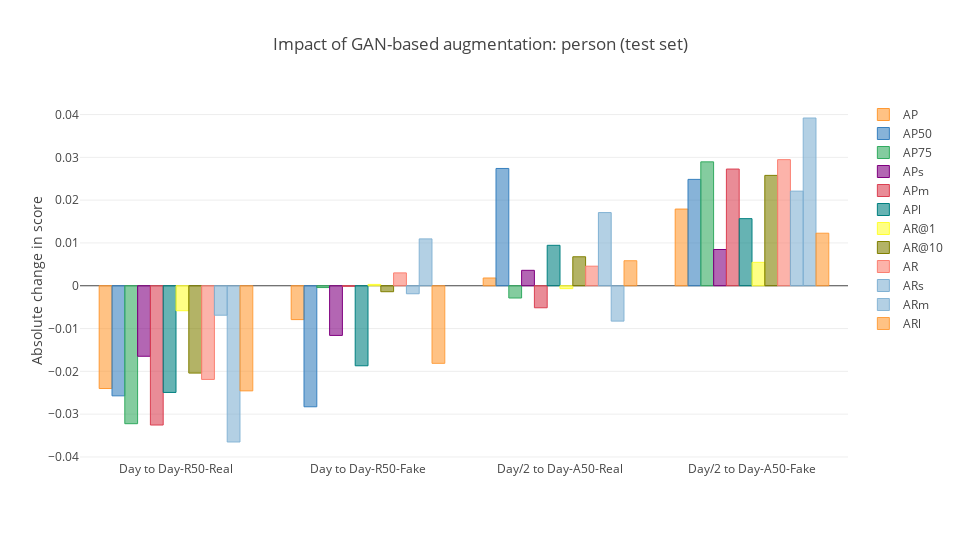

The cell this chart's notebook holds for it:
### Code cell
cf.go_offline(connected = True)
config = {
    "modeBarButtonsToRemove": ["sendDataToCloud"],
    "displaylogo": False
}
layout = {
    "title": plot_title,
    "yaxis": {
        "title": "Absolute change in score"
    },
    "width": 960,
    "height": 540
}
fig = df_combined.iplot(kind = "bar", y = ["AP", "AP50", "AP75", "APs", "APm", "APl", "AR@1", "AR@10", "AR", "ARs", "ARm", "ARl"], layout = layout, asFigure = True)
py.offline.iplot(fig, show_link = False, config = config)

### Figure 1 — Plotly figure (JSON) as saved in the notebook; plotly's stock layout.template omitted (floating-point values rounded to 4 significant figures)
{"data": [{"marker": {"color": "rgba(255, 153, 51, 0.6)", "line": {"color": "rgba(255, 153, 51, 1.0)", "width": 1}}, "name": "AP", "orientation": "v", "text": "", "type": "bar", "uid": "586eef68-8a1b-4fe2-af60-65e652b2b48c", "x": ["Day to Day-R50-Real", "Day to Day-R50-Fake", "Day/2 to Day-A50-Real", "Day/2 to Day-A50-Fake"], "y": [-0.02401, -0.007906, 0.001812, 0.01792]}, {"marker": {"color": "rgba(55, 128, 191, 0.6)", "line": {"color": "rgba(55, 128, 191, 1.0)", "width": 1}}, "name": "AP50", "orientation": "v", "text": "", "type": "bar", "uid": "b3e71701-5e97-4212-99fc-218860702f70", "x": ["Day to Day-R50-Real", "Day to Day-R50-Fake", "Day/2 to Day-A50-Real", "Day/2 to Day-A50-Fake"], "y": [-0.02572, -0.02827, 0.0274, 0.02485]}, {"marker": {"color": "rgba(50, 171, 96, 0.6)", "line": {"color": "rgba(50, 171, 96, 1.0)", "width": 1}}, "name": "AP75", "orientation": "v", "text": "", "type": "bar", "uid": "01a6a2a8-9cd4-46f1-b4df-c1e891860342", "x": ["Day to Day-R50-Real", "Day to Day-R50-Fake", "Day/2 to Day-A50-Real", "Day/2 to Day-A50-Fake"], "y": [-0.03223, -0.0004195, -0.002861, 0.02895]}, {"marker": {"color": "rgba(128, 0, 128, 0.6)", "line": {"color": "rgba(128, 0, 128, 1.0)", "width": 1}}, "name": "APs", "orientation": "v", "text": "", "type": "bar", "uid": "3962de0d-fef8-4f12-8278-ece6bf79895d", "x": ["Day to Day-R50-Real", "Day to Day-R50-Fake", "Day/2 to Day-A50-Real", "Day/2 to Day-A50-Fake"], "y": [-0.01647, -0.0116, 0.003606, 0.008473]}, {"marker": {"color": "rgba(219, 64, 82, 0.6)", "line": {"color": "rgba(219, 64, 82, 1.0)", "width": 1}}, "name": "APm", "orientation": "v", "text": "", "type": "bar", "uid": "3b9e8351-eb49-4a7e-bca0-e2570168b1b3", "x": ["Day to Day-R50-Real", "Day to Day-R50-Fake", "Day/2 to Day-A50-Real", "Day/2 to Day-A50-Fake"], "y": [-0.03254, -0.0001266, -0.005146, 0.02727]}, {"marker": {"color": "rgba(0, 128, 128, 0.6)", "line": {"color": "rgba(0, 128, 128, 1.0)", "width": 1}}, "name": "APl", "orientation": "v", "text": "", "type": "bar", "uid": "62a23a9a-2f90-4843-8393-32e0cc5726f4", "x": ["Day to Day-R50-Real", "Day to Day-R50-Fake", "Day/2 to Day-A50-Real", "Day/2 to Day-A50-Fake"], "y": [-0.02492, -0.0187, 0.009452, 0.01568]}, {"marker": {"color": "rgba(255, 255, 51, 0.6)", "line": {"color": "rgba(255, 255, 51, 1.0)", "width": 1}}, "name": "AR@1", "orientation": "v", "text": "", "type": "bar", "uid": "01581072-dc22-4815-971d-4e77f4189fea", "x": ["Day to Day-R50-Real", "Day to Day-R50-Fake", "Day/2 to Day-A50-Real", "Day/2 to Day-A50-Fake"], "y": [-0.00583, 0.0003139, -0.0006726, 0.005471]}, {"marker": {"color": "rgba(128, 128, 0, 0.6)", "line": {"color": "rgba(128, 128, 0, 1.0)", "width": 1}}, "name": "AR@10", "orientation": "v", "text": "", "type": "bar", "uid": "031ed48d-b54e-4725-8d0b-c205eabe39e4", "x": ["Day to Day-R50-Real", "Day to Day-R50-Fake", "Day/2 to Day-A50-Real", "Day/2 to Day-A50-Fake"], "y": [-0.0204, -0.00139, 0.006771, 0.02578]}, {"marker": {"color": "rgba(251, 128, 114, 0.6)", "line": {"color": "rgba(251, 128, 114, 1.0)", "width": 1}}, "name": "AR", "orientation": "v", "text": "", "type": "bar", "uid": "2b1dc3f3-b5fe-4ccb-b1e2-dc6b2bf3a2d3", "x": ["Day to Day-R50-Real", "Day to Day-R50-Fake", "Day/2 to Day-A50-Real", "Day/2 to Day-A50-Fake"], "y": [-0.02188, 0.003004, 0.004574, 0.02946]}, {"marker": {"color": "rgba(128, 177, 211, 0.6)", "line": {"color": "rgba(128, 177, 211, 1.0)", "width": 1}}, "name": "ARs", "orientation": "v", "text": "", "type": "bar", "uid": "c9a208b9-71dc-43f0-954b-461df04ad371", "x": ["Day to Day-R50-Real", "Day to Day-R50-Fake", "Day/2 to Day-A50-Real", "Day/2 to Day-A50-Fake"], "y": [-0.006876, -0.001866, 0.01709, 0.0221]}, {"marker": {"color": "rgba(128, 177, 211, 0.6)", "line": {"color": "rgba(128, 177, 211, 0.8999999999999999)", "width": 1}}, "name": "ARm", "orientation": "v", "text": "", "type": "bar", "uid": "55589742-68fc-4011-a302-c47691013167", "x": ["Day to Day-R50-Real", "Day to Day-R50-Fake", "Day/2 to Day-A50-Real", "Day/2 to Day-A50-Fake"], "y": [-0.0365, 0.01095, -0.008261, 0.03919]}, {"marker": {"color": "rgba(255, 153, 51, 0.6)", "line": {"color": "rgba(255, 153, 51, 0.8999999999999999)", "width": 1}}, "name": "ARl", "orientation": "v", "text": "", "type": "bar", "uid": "b0714d94-0ce2-4395-beef-0742b6b3e7cb", "x": ["Day to Day-R50-Real", "Day to Day-R50-Fake", "Day/2 to Day-A50-Real", "Day/2 to Day-A50-Fake"], "y": [-0.02456, -0.01813, 0.005848, 0.01228]}], "layout": {"height": 540, "title": {"text": "Impact of GAN-based augmentation: person (test set)"}, "width": 960, "yaxis": {"title": {"text": "Absolute change in score"}}}}
